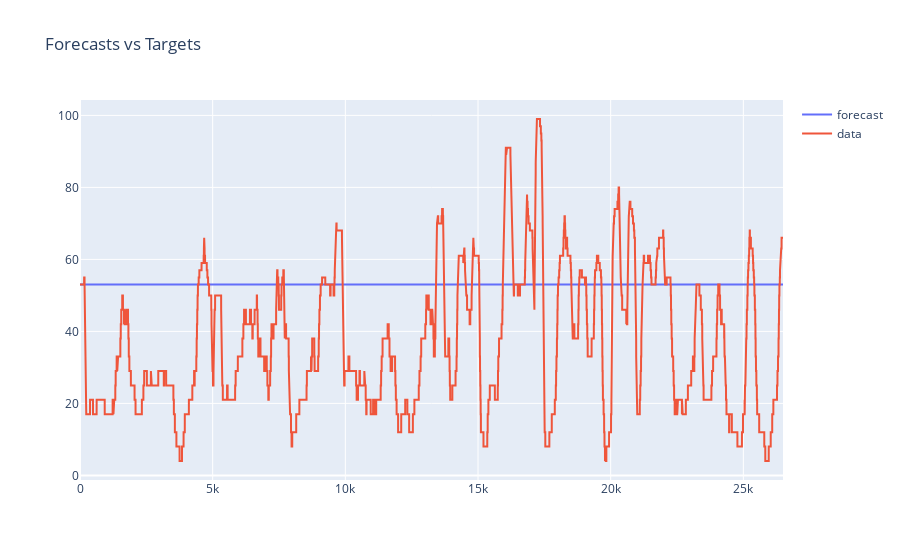

The cell this chart's notebook holds for it:
### Code cell
fig = go.Figure()

fig.add_trace(
    go.Scatter(y = list(forecast.Prediction), name= 'forecast')
    )
fig.add_trace(
    go.Scatter(y = list(test.AQI_MP2_5), name = 'data')
)

fig.update_layout( title_text = "Forecasts vs Targets")

### Figure 1 — Plotly figure (JSON) as saved in the notebook; plotly's stock layout.template omitted (floating-point values rounded to 4 significant figures; data arrays with more than 128 entries replaced by an {"elided": "..."} marker saying what was removed)
{"data": [{"name": "forecast", "type": "scatter", "y": {"elided": "26496 float values"}}, {"name": "data", "type": "scatter", "y": {"elided": "26496 int values"}}], "layout": {"title": {"text": "Forecasts vs Targets"}}}
